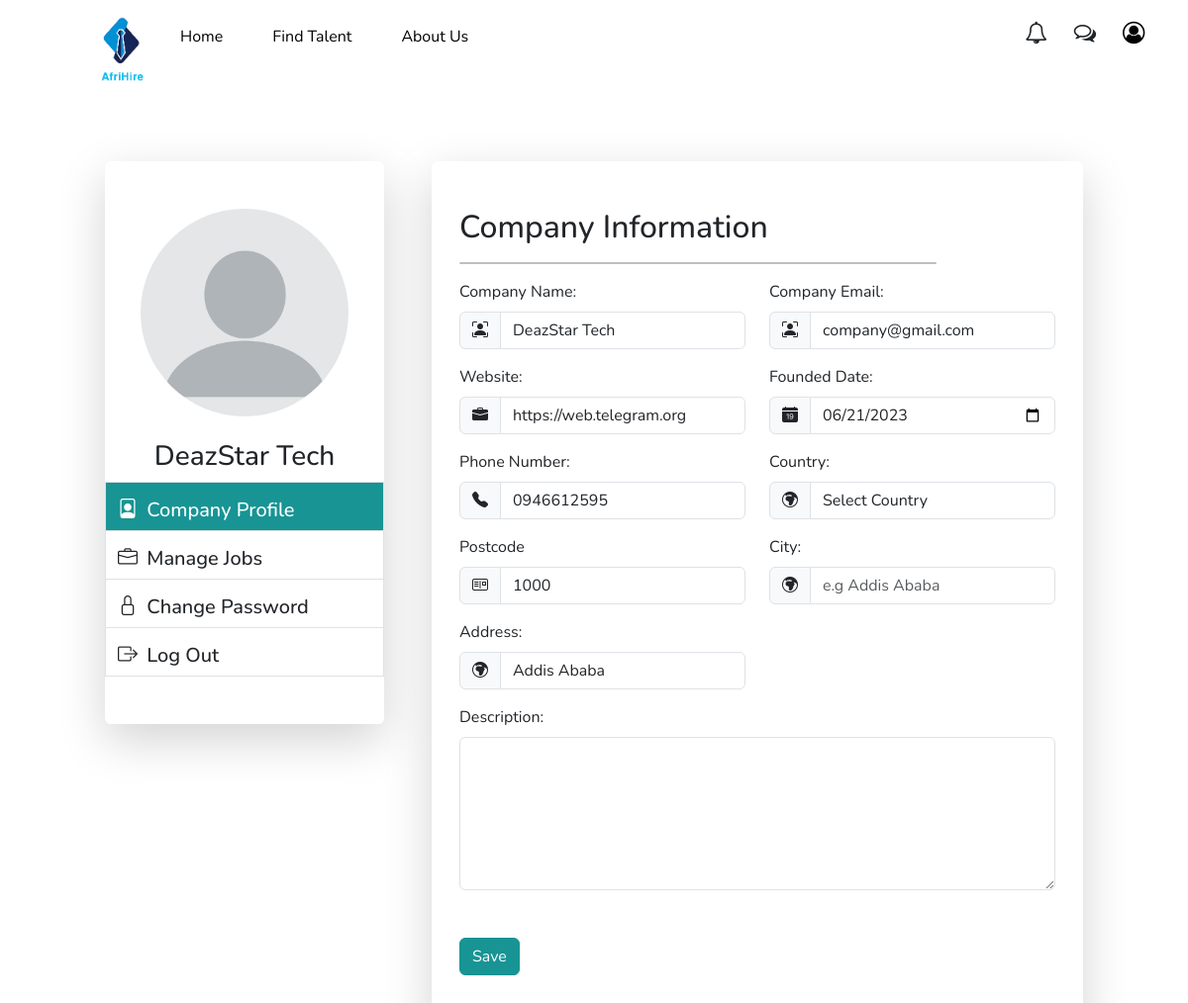
Page /companyProfile.php (signed in) on the committed database.
### tables this page shows
CREATE TABLE `company` (
  `company_id` int NOT NULL,
  `company_name` varchar(100) NOT NULL,
  `website` varchar(60) DEFAULT NULL,
  `founded_date` date NOT NULL,
  `email` varchar(60) NOT NULL,
  `recovery_email` varchar(60) NOT NULL,
  `password` varchar(100) NOT NULL,
  `phone_number` varchar(60) NOT NULL,
  `country` varchar(60) NOT NULL,
  `address` varchar(60) DEFAULT NULL,
  `company_logo_url` varchar(255) DEFAULT NULL,
  `city` varchar(60) DEFAULT NULL,
  `postcode` int NOT NULL,
  `description` varchar(1000) DEFAULT NULL
);

### src/core/DataBase.php (called while the page is built, shortened)
<?php
class DataBase {
    private string $url = "mysql:host=localhost;dbname=job_portal";
    private string $username = "admin";
    private string $password = "admin";
    private ?PDO $connection;
    public function __construct() {
        try {
            $this->connection = new PDO($this->url, $this->username, $this->password);
            $this->connection->setAttribute(PDO::ATTR_ERRMODE, PDO::ERRMODE_EXCEPTION);
        } catch(PDOException $e) {
            echo "Error connecting to database: " . $e->getMessage();
        }
    }
    public function getConnection():PDO {
        return $this->connection;
    }
}

### src/model/Company.php (called while the page is built, shortened)
<?php
require_once dirname(__DIR__) . '/core/DataBase.php';
class Company
{
    private string $companyName;
    private string $website;
    private DateTime $foundedDate;
    private string$email;
    private string $country;
    private string $phoneNumber;
    private ?string $address;
    private ?int $postalCode;
    private ?string $city;
    private PDO $connection;
    public function __construct(int $id) {
        $this->id = $id;
        $this->db = new DataBase();
        $this->connection = $this->db->getConnection();
    }
    private int $id;
    public function getCompanyName()
    {
        return $this->companyName;
    }
    public function getEmail()
    {
        return $this->email;
    }
    public function getCountry()
    {
        return $this->country;
    }
    public function getWebsite()
    {
        return $this->website;
    }
    public function getFoundedDate()
    {
        return $this->foundedDate;
    }
    public function getPhoneNumber()
    {
        return $this->phoneNumber;
    }
    public function getAddress()
    {
        return $this->address;
    }
    public function getCity():string|null {
        return $this->city;
    }
    public function getPostalCode():int|null {
        return $this->postalCode;
    }
    public function fetchProfile():void {
        $sql = "SELECT company_name, website, founded_date, email, phone_number, country, address, city,
        postcode, description FROM company WHERE company_id = :id";
        try {
            $stmt = $this->connection->prepare($sql);
            $stmt->bindParam(":id", $this->id);
            $stmt->execute();
            $profile = $stmt->fetch(PDO::FETCH_ASSOC);
                $this->companyName = $profile['company_name'];
                $this->website = $profile['website'];
                $this->foundedDate = DateTime::createFromFormat('Y-m-d', $profile['founded_date']);
                $this->email = $profile['email'];
                $this->phoneNumber = $profile['phone_number'];
                $this->country = $profile['country'];
                $this->address = $profile['address'];
                $this->city = $profile['city'];
                $this->postalCode = $profile['postcode'];
        } catch (PDOException $e) {
            echo "can't fetch profile " . $e->getMessage();
        }
    }
}

### public/companyProfile.php (the view, shortened to what this page needs)
<?php
require_once '../src/model/Company.php';
$company = new Company($_SESSION['id']);
$company->fetchProfile();
$companyName = $company->getCompanyName();
$companyEmail = $company->getEmail();
$companyWebsite = $company->getWebsite();
$foundedDate = $company->getFoundedDate()->format("Y-m-d");
$phoneNumber =$company->getPhoneNumber();
$country = $company->getCountry();
$postCode = $company->getPostalCode();
$city = $company->getCity();
$address = $company->getAddress();
$description = $company->getDescription();
?>
<!DOCTYPE html>
<html lang="en">
<head>
    <link rel="stylesheet" href="https://cdnjs.cloudflare.com/ajax/libs/font-awesome/4.7.0/css/font-awesome.min.css">
    <link href="https://cdn.jsdelivr.net/npm/bootstrap@5.3.0-alpha2/dist/css/bootstrap.min.css" rel="stylesheet">
    <link rel="stylesheet" href="https://cdn.jsdelivr.net/npm/bootstrap-icons@1.10.3/font/bootstrap-icons.css">
    <link rel="stylesheet" href="css/profilestyle.css">
    <link rel="stylesheet" href="css/error-style.css">
</head>
<body>
    <header>
        <div class="navbar-container">
            <nav>
                <ul class="nav-one">
                    <li>
                        <img src="images/logo.png">
                    </li>
                    <li class="nav-item"><a href="#">Home</a></li>
                    <li class="nav-item"><a href="findtalent.php">Find Talent</a></li>
                    <li class="nav-item"><a href="aboutus.html">About Us</a></li>
                </ul>
                <ul class="nav-two">
                    <div class="nav-icon">
                        <i class="fa fa-bell-o" aria-hidden="true"></i>
                    </div>
                    <div class="nav-icon">
                        <i class="fa fa-comments-o" aria-hidden="true"></i>
                    </div>
                    <div class="nav-icon">
                        <a href="#"><i class="fa fa-user-circle-o" aria-hidden="true"></i></a>
                    </div>
                </ul>
            </nav>
        </div>
    </header>
    <main>
        <div class="container-fluid px-5 mt-5 mb-5">
            <div class="row pb-5 gap-5 justify-content-center">
                <div class="col-md-3">
                    <div class="row shadow-lg rounded  pb-5">
                        <div class="col pt-5 pd-b-5">
                            <div class="profile-container">
                                <div class="profile-image-container d-flex flex-column">
                                    <?php
                                    if (isset($src)) {
                                        echo '<img class="img-fluid profile-image" src="' . $src . '" alt="profile-image">';
                                    } else {
                                        echo '<img class="img-fluid profile-image" src="uploads/jobseeker-profile/initail.png" alt="proflile-image">';
                                    }
                                    ?>
                                </div>
                                <div class="name-container text-center mt-4">
                                    <p class="name h3"><?=$company->getCompanyName()?></p>
                                </div>
                            </div>
                        </div>
                        <div class="col-12 pt-3 profile-btn-container border btn-lf is-clicked" data-filter="profile">
                            <p class="btn-name h5"><span>
                                    <i class="bi bi-file-person pe-1"></i>
                                </span>Company Profile</p>
                        </div>
                        <div class="col-12 pt-3 profile-btn-container border border-top-0 btn-lf" data-filter="manage-job">
                            <p class="btn-name h5"><span>
                                    <i class="bi bi-briefcase pe-1"></i>
                                </span>Manage Jobs</p>
                        </div>
                        <div class="col-12 pt-3 profile-btn-container border border-top-0 btn-lf">
                            <p class="btn-name h5"><span>
                                    <i class="bi bi-lock pe-1"></i>
                                </span>Change Password</p>
                        </div>
                        <div class="col-12 pt-3 profile-btn-container border border-top-0 btn-lf logout-btn">
                            <p class="btn-name h5"><span>
                                    <i class="bi bi-box-arrow-right pe-1"></i>
                                </span>Log Out</p>
                        </div>
                    </div>
                </div>
                <div class="col-md-7 profile shadow-lg px-3 py-5 rounded opt is-visible">
                    <div class="container">
                        <p class="h2">Company Information</p>
                        <hr class="text-center">
                        <form action="../src/controller/profileController.php" method="POST">
                            <div class="row">
                                <div class="col-md-6">
                                    <label for="company-name" class="form-label">Company Name:</label>
                                    <div class="input-group">
                                        <span class="input-group-text">
                                            <i class="bi bi-person-bounding-box"></i>
                                        </span>
                                        <input type="text" name="company-name" class="form-control" id="name" placeholder="e.g DeadStar inc." value="<?= $companyName ?>">
                                    </div>
                                </div>
                                <div class="col-md-6">
                                    <label for="email" class="form-label">Company Email:</label>
                                    <div class="input-group">
                                        <span class="input-group-text">
                                            <i class="bi bi-person-bounding-box"></i>
                                        </span>
                                        <input type="email" name="email" class="form-control" id="email" placeholder="e.g company@gamil.com" value="<?= $companyEmail ?>">
                                    </div>
                                </div>
                                <div class="col-md-6 mt-3">
                                    <label for="website" class="form-label">Website:</label>
                                    <div class="input-group">
                                        <span class="input-group-text">
                                            <i class="bi bi-briefcase-fill"></i>
                                        </span>
                                        <input type="text" name="website" class="form-control" id="website" placeholder="e.g www.company.com" value="<?= $companyWebsite ?>">
                                    </div>
                                </div>
                                <div class="col-md-6 mt-3">
                                    <label for="founded-date" class="form-label">Founded Date:</label>
                                    <div class="input-group">
                                        <span class="input-group-text">
                                            <i class="bi bi-calendar-date-fill"></i>
                                        </span>
                                        <input type="date" name="founded-date" class="form-control" id="founded-date" value="<?= $foundedDate?>">
                                    </div>
                                </div>
                                <div class="col-md-6 mt-3">
                                    <label for="" class="form-label">Phone Number:</label>
                                    <div class="input-group">
                                        <span class="input-group-text">
                                            <i class="bi bi-telephone-fill"></i>
                                        </span>
                                        <input type="text" name="phone-number" class="form-control" id="phonenumber" placeholder="e.g +555-555-555" value="<?= $phoneNumber ?>">
                                    </div>
                                </div>
                                <div class="col-md-6 mt-3">
                                    <label for="country" class="form-label">Country: </label>
                                    <div class="input-group">
                                        <span class="input-group-text">
                                            <i class="bi bi-globe-europe-africa"></i>
                                        </span>
                                        <select name="country" id="country" class="form-control" data-selected="<?= $country ?>">
                                            <option value="">Select Country</option>
                                        </select>
                                    </div>
                                </div>
                                <div class="col-md-6 mt-3">
                                    <label for="postcode" class="form-label">Postcode </label>
                                    <div class="input-group">
                                        <span class="input-group-text">
                                            <i class="bi bi-postcard"></i>
                                        </span>
                                        <input type="text" name="postcode" class="form-control" id="postcode" placeholder="e.g 1000" value="<?= $postCode?>">
                                    </div>
                                </div>
                                <div class="col-md-6 mt-3">
                                    <label for="city" class="form-label">City: </label>
                                    <div class="input-group">
                                        <span class="input-group-text">
                                            <i class="bi bi-globe-europe-africa"></i>
                                        </span>
                                        <input type="text" name="city" class="form-control" id="city" placeholder="e.g Addis Ababa" value="<?= $city ?>">
                                    </div>
                                </div>
                                <div class="col-md-6 mt-3">
                                    <label for="address" class="form-label">Address: </label>
                                    <div class="input-group">
                                        <span class="input-group-text">
                                            <i class="bi bi-globe-europe-africa"></i>
                                        </span>
                                        <input type="text" name="address" class="form-control" id="address" placeholder="e.g Addis Ababa" value="<?= $address ?>">
                                    </div>
                                </div>
                                <div class="col-md-12 mt-3">
                                    <label for="description" class="form-label">Description:</label>
                                    <textarea name="description" name="description" id="description" class="form-control"><?= $description ?></textarea>
                                </div>
                            </div>
                            <button class="btn btn-primary mt-5 save-btn" type="submit" name="submit-company-info">Save</button>
                        </form>
                    </div>
                </div>
            </div>
    </main>
</body>

### public/css/profilestyle.css (style rules this page uses)
body { padding: 0px; margin: 0px; font-family: 'Nunito', sans-serif; position: relative }
ul { list-style-type: none; }
.navbar-container img { width: 120px; }
nav { display: flex; flex-direction: row; justify-content: space-between; align-items: center; }
a { text-decoration: none; color: #000; }
.nav-one { display: flex; flex-direction: row; margin-left: 30px; align-items: center; }
.nav-item { margin: 25px 50px 50px 0px; }
.nav-two { display: flex; flex-direction: row; justify-content: space-around; width: 15%; align-items: center; margin-right: 30px; margin-bottom: 48px; }
.nav-icon { font-size: 1.4rem; }
.profile-image-container { width: 210px; margin: 0 auto; height: 210px; overflow: hidden; border-radius: 50%; cursor: pointer; }
textarea { height: 155px; }
.save-btn { background-color: #189494 !important; border-color: #189494 !important; }
.opt { display: none; visibility: hidden; }
.is-clicked { background-color: #189494; color: #fff; }
.is-visible { display: grid; visibility: visible; transition: all 0.3s ease; }
hr { width: 80%; border: solid; border-color: black; border-width: 1px; border-radius: 50px; }

### rows in the picture
company: company_name "DeazStar Tech", company-name "DeazStar Tech", email "company@gmail.com", website "https://web.telegram.org", founded-date "06/21/2023", phone-number "0946612595", postcode "1000", address "Addis Ababa"
